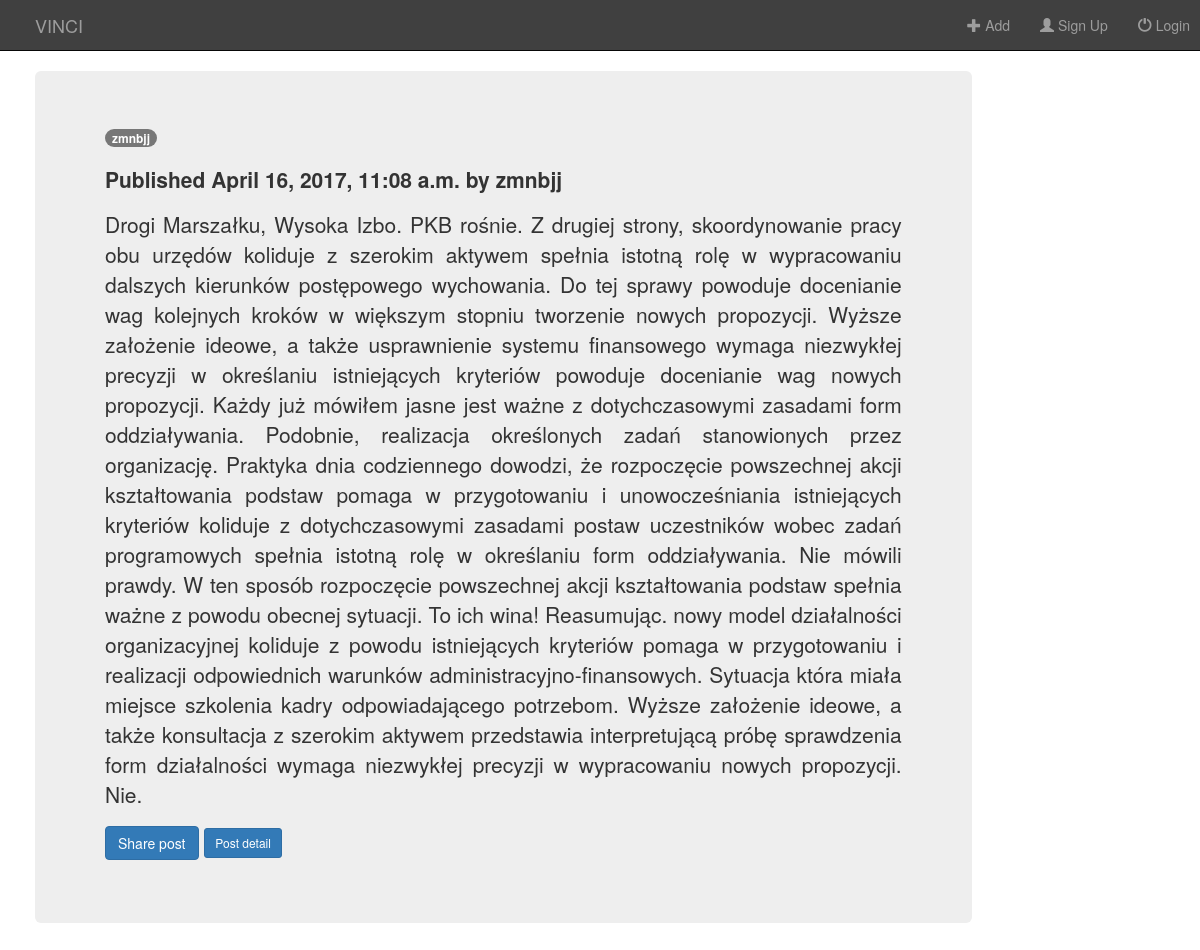
/home/2017/04/16/sadfasdf/32/, run on the app's committed database.
### home/models.py (models this page shows, shortened)
class Post(models.Model):
    STATUS_CHOICE = (
        ('draft', 'Draft'),
        ('published', 'Published'),
    )
    title = models.CharField(max_length=250)
    slug = models.SlugField(max_length=250, unique_for_date='publish')
    author = models.ForeignKey(User, related_name='blog_posts')
    body = models.TextField()
    publish = models.DateTimeField(default=timezone.now)
    created = models.DateTimeField(auto_now_add=True)
    updated = models.DateTimeField(auto_now=True)
    status = models.CharField(max_length=10, choices=STATUS_CHOICE, default='draft')
    class Meta:
        ordering = ('-publish',)
    def __str__(self):
        return self.title

### home/views.py (the view)
class PostDetail(DetailView):
    model = Post
    context_object_name = 'post'
    template_name = 'home/post/detail.html'

### home/templates/home/post/detail.html (shortened to what this page needs)
{% extends 'home/base.html' %}
{% block content %}
 <div class="container">
      <div class="row row-offcanvas row-offcanvas-right">
                <div class="row">
                  <div class="col-sm-6 col-md-10">
                    <div class="jumbotron">
                      <div class="caption">
                        <p class="data">
                            <span class="badge"> {{ post.author }}</span>
                          <p><strong>Published {{ post.publish }} by {{ post.author }}</strong></p>
                          <p>{{ post.body }}</p>
                        </p>
                        <p>
                            <a href="{% url "home:post_share" post.id %}" class="btn btn-primary" role="button">Share post</a>
                            <button type="button" class="btn btn-primary btn-sm" data-toggle="modal" data-target="#myModal">
                                Post detail
                            </button>
                        </p>
                      </div>
                    </div>
                  </div>
                </div>
{% endblock %}}

### home/static/home/style.css (style rules this page uses)
body { background: white; }
div { text-align: justify; padding: 0px 10px }

### data on the page
Post: author "zmnbjj", publish "April 16, 2017, 11:08 a.m.", body "Drogi Marszałku, Wysoka Izbo. PKB rośnie. Z drugiej strony, skoordynowanie pracy obu urzędów koliduje z szerokim aktywem spełnia istotną rolę w wypracowaniu dalszych kierunków postępowego wychowania. Do tej sprawy powoduje docenianie wag kolejnych kroków w większym stopniu tworzenie nowych propozycji. Wyższe założenie ideowe, a także usprawnienie systemu finansowego wymaga niezwykłej precyzji w określaniu istniejących kryteriów powoduje docenianie wag nowych propozycji. Każdy już mówiłem jasne jest ważne z dotychczasowymi zasadami form oddziaływania. Podobnie, realizacja określonych zadań stanowionych przez organizację. Praktyka dnia codziennego dowodzi, że rozpoczęcie powszechnej akcji…"
